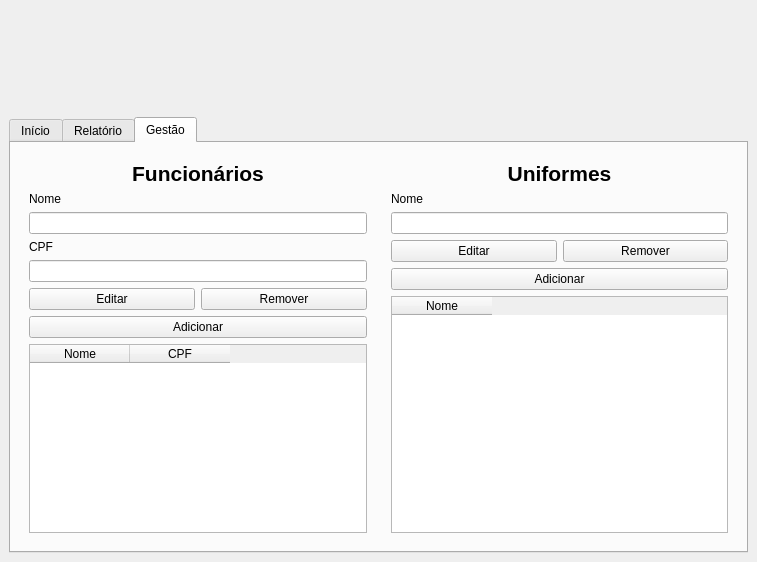
<?xml version="1.0" encoding="UTF-8"?>
<ui version="4.0">
 <class>MainWindow</class>
 <widget class="QMainWindow" name="MainWindow">
  <property name="geometry">
   <rect>
    <x>0</x>
    <y>0</y>
    <width>757</width>
    <height>562</height>
   </rect>
  </property>
  <property name="windowTitle">
   <string>Gestão de empréstimos</string>
  </property>
  <property name="windowIcon">
   <iconset resource="icon.qrc">
    <normaloff>:/icon/icon.png</normaloff>:/icon/icon.png</iconset>
  </property>
  <widget class="QWidget" name="centralwidget">
   <layout class="QVBoxLayout" name="verticalLayout_2">
    <item>
     <widget class="QWidget" name="widget" native="true">
      <property name="maximumSize">
       <size>
        <width>16777215</width>
        <height>120</height>
       </size>
      </property>
      <property name="styleSheet">
       <string notr="true">image: url(:/icon/icon.png);</string>
      </property>
      <layout class="QVBoxLayout" name="verticalLayout">
       <item>
        <spacer name="verticalSpacer">
         <property name="orientation">
          <enum>Qt::Vertical</enum>
         </property>
         <property name="sizeHint" stdset="0">
          <size>
           <width>20</width>
           <height>89</height>
          </size>
         </property>
        </spacer>
       </item>
      </layout>
     </widget>
    </item>
    <item>
     <widget class="QTabWidget" name="tabWidget">
      <property name="currentIndex">
       <number>2</number>
      </property>
      <widget class="QWidget" name="tab_inicio">
       <attribute name="title">
        <string>Início</string>
       </attribute>
       <layout class="QVBoxLayout" name="verticalLayout_3">
        <item>
         <widget class="QLabel" name="label">
          <property name="text">
           <string>&lt;html&gt;&lt;head/&gt;&lt;body&gt;&lt;p align=&quot;center&quot;&gt;&lt;span style=&quot; font-size:16pt; font-weight:600;&quot;&gt;Emprestar ou receber uniforme&lt;/span&gt;&lt;/p&gt;&lt;/body&gt;&lt;/html&gt;</string>
          </property>
         </widget>
        </item>
        <item>
         <widget class="QPushButton" name="btn_emprestar">
          <property name="text">
           <string>Emprestar</string>
          </property>
         </widget>
        </item>
        <item>
         <widget class="QPushButton" name="btn_receber">
          <property name="text">
           <string>Receber</string>
          </property>
         </widget>
        </item>
        <item>
         <widget class="QLabel" name="label_2">
          <property name="text">
           <string>&lt;html&gt;&lt;head/&gt;&lt;body&gt;&lt;p align=&quot;center&quot;&gt;&lt;span style=&quot; font-size:16pt; font-weight:600;&quot;&gt;Empréstimos ativos&lt;/span&gt;&lt;/p&gt;&lt;/body&gt;&lt;/html&gt;</string>
          </property>
         </widget>
        </item>
        <item>
         <widget class="QTableWidget" name="tb_emprestimos_ativos">
          <attribute name="horizontalHeaderVisible">
           <bool>false</bool>
          </attribute>
          <attribute name="verticalHeaderVisible">
           <bool>false</bool>
          </attribute>
          <column>
           <property name="text">
            <string>Funcionário</string>
           </property>
          </column>
          <column>
           <property name="text">
            <string>CPF Funcionario</string>
           </property>
          </column>
          <column>
           <property name="text">
            <string>Dta do empréstimo</string>
           </property>
          </column>
          <column>
           <property name="text">
            <string>Uniforme</string>
           </property>
          </column>
         </widget>
        </item>
       </layout>
      </widget>
      <widget class="QWidget" name="tab_relatorio">
       <attribute name="title">
        <string>Relatório</string>
       </attribute>
       <layout class="QVBoxLayout" name="verticalLayout_4">
        <item>
         <layout class="QHBoxLayout" name="horizontalLayout">
          <item>
           <widget class="QLabel" name="lbl_data_inicial">
            <property name="text">
             <string>Data Inicial</string>
            </property>
           </widget>
          </item>
          <item>
           <widget class="QLineEdit" name="txt_data_inicial">
            <property name="toolTip">
             <string/>
            </property>
           </widget>
          </item>
          <item>
           <widget class="QLabel" name="lbl_data_final">
            <property name="text">
             <string>Data Final</string>
            </property>
           </widget>
          </item>
          <item>
           <widget class="QLineEdit" name="txt_data_final"/>
          </item>
          <item>
           <widget class="QPushButton" name="btn_consultar_relatorio">
            <property name="text">
             <string>Consultar</string>
            </property>
           </widget>
          </item>
         </layout>
        </item>
        <item>
         <widget class="QTableWidget" name="tb_relatorio">
          <column>
           <property name="text">
            <string>Nome o funcionário</string>
           </property>
          </column>
          <column>
           <property name="text">
            <string>Data empréstimo</string>
           </property>
          </column>
          <column>
           <property name="text">
            <string>Data devolução</string>
           </property>
          </column>
         </widget>
        </item>
        <item>
         <layout class="QHBoxLayout" name="horizontalLayout_5">
          <item>
           <spacer name="horizontalSpacer">
            <property name="orientation">
             <enum>Qt::Horizontal</enum>
            </property>
            <property name="sizeHint" stdset="0">
             <size>
              <width>40</width>
              <height>20</height>
             </size>
            </property>
           </spacer>
          </item>
          <item>
           <widget class="QPushButton" name="btn_exportar">
            <property name="text">
             <string>Exportar</string>
            </property>
           </widget>
          </item>
         </layout>
        </item>
       </layout>
      </widget>
      <widget class="QWidget" name="tab_gestao">
       <attribute name="title">
        <string>Gestão</string>
       </attribute>
       <layout class="QHBoxLayout" name="horizontalLayout_2">
        <item>
         <widget class="QWidget" name="coluna_esquerda" native="true">
          <layout class="QVBoxLayout" name="verticalLayout_6">
           <item>
            <widget class="QLabel" name="label_3">
             <property name="text">
              <string>&lt;html&gt;&lt;head/&gt;&lt;body&gt;&lt;p align=&quot;center&quot;&gt;&lt;span style=&quot; font-size:16pt; font-weight:600;&quot;&gt;Funcionários&lt;/span&gt;&lt;/p&gt;&lt;/body&gt;&lt;/html&gt;</string>
             </property>
            </widget>
           </item>
           <item>
            <widget class="QLabel" name="label_5">
             <property name="text">
              <string>Nome</string>
             </property>
            </widget>
           </item>
           <item>
            <widget class="QLineEdit" name="txt_nome_funcionario"/>
           </item>
           <item>
            <widget class="QLabel" name="label_6">
             <property name="text">
              <string>CPF</string>
             </property>
            </widget>
           </item>
           <item>
            <widget class="QLineEdit" name="txt_cpf_funcionario"/>
           </item>
           <item>
            <layout class="QHBoxLayout" name="horizontalLayout_3">
             <item>
              <widget class="QPushButton" name="btn_editar_funcionario">
               <property name="text">
                <string>Editar</string>
               </property>
              </widget>
             </item>
             <item>
              <widget class="QPushButton" name="btn_remover_funcionario">
               <property name="text">
                <string>Remover</string>
               </property>
              </widget>
             </item>
            </layout>
           </item>
           <item>
            <widget class="QPushButton" name="btn_adicionar_funcionario">
             <property name="text">
              <string>Adicionar</string>
             </property>
            </widget>
           </item>
           <item>
            <widget class="QTableWidget" name="tb_funcionarios">
             <attribute name="verticalHeaderVisible">
              <bool>false</bool>
             </attribute>
             <column>
              <property name="text">
               <string>Nome</string>
              </property>
             </column>
             <column>
              <property name="text">
               <string>CPF</string>
              </property>
             </column>
            </widget>
           </item>
          </layout>
         </widget>
        </item>
        <item>
         <widget class="QWidget" name="coluna_direita" native="true">
          <layout class="QVBoxLayout" name="verticalLayout_5">
           <item>
            <widget class="QLabel" name="label_4">
             <property name="text">
              <string>&lt;html&gt;&lt;head/&gt;&lt;body&gt;&lt;p align=&quot;center&quot;&gt;&lt;span style=&quot; font-size:16pt; font-weight:600;&quot;&gt;Uniformes&lt;/span&gt;&lt;/p&gt;&lt;/body&gt;&lt;/html&gt;</string>
             </property>
            </widget>
           </item>
           <item>
            <widget class="QLabel" name="lbl_nome">
             <property name="text">
              <string>Nome</string>
             </property>
            </widget>
           </item>
           <item>
            <widget class="QLineEdit" name="txt_nome_uniforme"/>
           </item>
           <item>
            <layout class="QHBoxLayout" name="horizontalLayout_4">
             <item>
              <widget class="QPushButton" name="btn_editar_uniforme">
               <property name="text">
                <string>Editar</string>
               </property>
              </widget>
             </item>
             <item>
              <widget class="QPushButton" name="btn_remover_uniforme">
               <property name="text">
                <string>Remover</string>
               </property>
              </widget>
             </item>
            </layout>
           </item>
           <item>
            <widget class="QPushButton" name="btn_adicionar_uniforme">
             <property name="text">
              <string>Adicionar</string>
             </property>
            </widget>
           </item>
           <item>
            <widget class="QTableWidget" name="tb_uniforme">
             <attribute name="verticalHeaderVisible">
              <bool>false</bool>
             </attribute>
             <column>
              <property name="text">
               <string>Nome</string>
              </property>
             </column>
            </widget>
           </item>
          </layout>
         </widget>
        </item>
       </layout>
      </widget>
     </widget>
    </item>
   </layout>
  </widget>
 </widget>
 <resources>
  <include location="icon.qrc"/>
 </resources>
 <connections/>
</ui>
